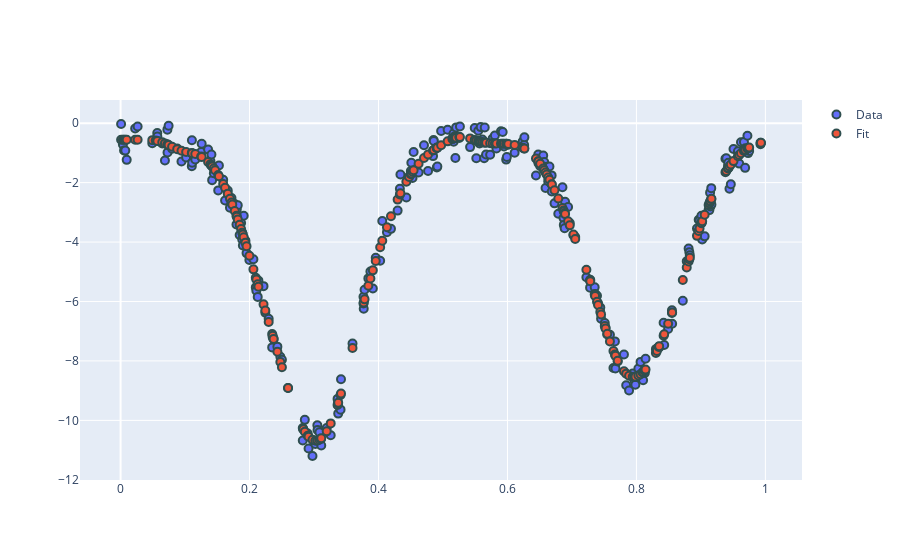

Notebook cell for this chart:
### Markdown cell above
**Test for Multi-Valley Data**

### Code cell
import numpy as np
from stareg.star_model import StarModel
x = np.random.random(250)
x.sort()
noise = np.random.random(250)*1.25
y = 10*np.exp(-(x-0.3)**2 / 0.01 ) + 8*np.exp(-(x-0.8)**2/0.01) + noise
y = -1*y
descr = ( ("s(1)", "multi-valley", 35, (0.1, 1200), "equidistant"), )
M = StarModel(description=descr)
M.fit(X=x.reshape(-1,1), y=y, plot_=True)

### Figure 1 — Plotly figure (JSON) as saved in the notebook; plotly's stock layout.template omitted (floating-point values rounded to 4 significant figures; data arrays with more than 128 entries replaced by an {"elided": "..."} marker saying what was removed)
{"data": [{"marker": {"line": {"color": "DarkSlateGrey", "width": 2}, "size": 8}, "mode": "markers", "name": "Data", "type": "scatter", "x": {"elided": "250 float values"}, "y": {"elided": "250 float values"}}, {"marker": {"line": {"color": "DarkSlateGrey", "width": 2}, "size": 8}, "mode": "markers", "name": "Fit", "type": "scatter", "x": {"elided": "250 float values"}, "y": {"elided": "250 float values"}}], "layout": {"autosize": true, "xaxis": {"autorange": true, "range": [-0.0588, 1.053], "type": "linear"}, "yaxis": {"autorange": true, "range": [-12.09, 0.8586], "type": "linear"}}}
